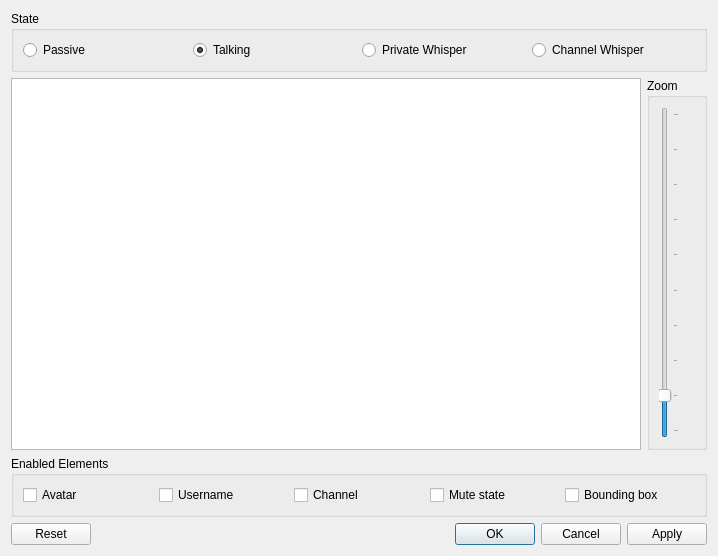
<?xml version="1.0" encoding="UTF-8"?>
<ui version="4.0">
 <class>OverlayEditor</class>
 <widget class="QDialog" name="OverlayEditor">
  <property name="geometry">
   <rect>
    <x>0</x>
    <y>0</y>
    <width>718</width>
    <height>556</height>
   </rect>
  </property>
  <property name="windowTitle">
   <string>Overlay Editor</string>
  </property>
  <property name="styleSheet">
   <string notr="true">font: 57 11pt &quot;Terminus (TTF)&quot;;</string>
  </property>
  <layout class="QGridLayout" name="gridLayout">
   <item row="0" column="0" colspan="2">
    <widget class="QGroupBox" name="qgbState">
     <property name="title">
      <string>State</string>
     </property>
     <layout class="QHBoxLayout" name="horizontalLayout">
      <item>
       <widget class="QRadioButton" name="qrbPassive">
        <property name="toolTip">
         <string>User is not talking</string>
        </property>
        <property name="text">
         <string>Passive</string>
        </property>
       </widget>
      </item>
      <item>
       <widget class="QRadioButton" name="qrbTalking">
        <property name="toolTip">
         <string>User is talking in your channel or a linked channel</string>
        </property>
        <property name="text">
         <string>Talking</string>
        </property>
        <property name="checked">
         <bool>true</bool>
        </property>
       </widget>
      </item>
      <item>
       <widget class="QRadioButton" name="qrbWhisper">
        <property name="toolTip">
         <string>User is whispering to you privately</string>
        </property>
        <property name="text">
         <string>Private Whisper</string>
        </property>
       </widget>
      </item>
      <item>
       <widget class="QRadioButton" name="qrbShout">
        <property name="toolTip">
         <string>User is shouting to your channel</string>
        </property>
        <property name="text">
         <string>Channel Whisper</string>
        </property>
       </widget>
      </item>
     </layout>
    </widget>
   </item>
   <item row="1" column="0">
    <widget class="QGraphicsView" name="qgvView">
     <property name="interactive">
      <bool>true</bool>
     </property>
     <property name="renderHints">
      <set>QPainter::Antialiasing|QPainter::SmoothPixmapTransform|QPainter::TextAntialiasing</set>
     </property>
    </widget>
   </item>
   <item row="1" column="1">
    <widget class="QGroupBox" name="qgbZoom">
     <property name="title">
      <string>Zoom</string>
     </property>
     <layout class="QVBoxLayout" name="verticalLayout">
      <item>
       <widget class="QSlider" name="qsZoom">
        <property name="toolTip">
         <string>Zoom Factor</string>
        </property>
        <property name="minimum">
         <number>1</number>
        </property>
        <property name="maximum">
         <number>10</number>
        </property>
        <property name="pageStep">
         <number>5</number>
        </property>
        <property name="value">
         <number>2</number>
        </property>
        <property name="orientation">
         <enum>Qt::Vertical</enum>
        </property>
        <property name="tickPosition">
         <enum>QSlider::TicksBelow</enum>
        </property>
        <property name="tickInterval">
         <number>1</number>
        </property>
       </widget>
      </item>
     </layout>
    </widget>
   </item>
   <item row="2" column="0" colspan="2">
    <widget class="QGroupBox" name="qgbElements">
     <property name="title">
      <string>Enabled Elements</string>
     </property>
     <layout class="QHBoxLayout" name="horizontalLayout_2">
      <item>
       <widget class="QCheckBox" name="qcbAvatar">
        <property name="toolTip">
         <string>User avatar, chosen by each user</string>
        </property>
        <property name="text">
         <string>Avatar</string>
        </property>
       </widget>
      </item>
      <item>
       <widget class="QCheckBox" name="qcbUser">
        <property name="toolTip">
         <string>User's name</string>
        </property>
        <property name="text">
         <string>Username</string>
        </property>
       </widget>
      </item>
      <item>
       <widget class="QCheckBox" name="qcbChannel">
        <property name="toolTip">
         <string>Name of user's channel, if outside your current channel</string>
        </property>
        <property name="text">
         <string>Channel</string>
        </property>
       </widget>
      </item>
      <item>
       <widget class="QCheckBox" name="qcbMutedDeafened">
        <property name="toolTip">
         <string>Muted or deafened</string>
        </property>
        <property name="text">
         <string>Mute state</string>
        </property>
       </widget>
      </item>
      <item>
       <widget class="QCheckBox" name="qcbBox">
        <property name="toolTip">
         <string>Bounding box, automatically shrunk to minimum size to contain all visible elements</string>
        </property>
        <property name="text">
         <string>Bounding box</string>
        </property>
       </widget>
      </item>
     </layout>
    </widget>
   </item>
   <item row="3" column="0" colspan="2">
    <widget class="QDialogButtonBox" name="qdbbBox">
     <property name="orientation">
      <enum>Qt::Horizontal</enum>
     </property>
     <property name="standardButtons">
      <set>QDialogButtonBox::Apply|QDialogButtonBox::Cancel|QDialogButtonBox::Ok|QDialogButtonBox::Reset</set>
     </property>
    </widget>
   </item>
  </layout>
 </widget>
 <tabstops>
  <tabstop>qrbPassive</tabstop>
  <tabstop>qrbTalking</tabstop>
  <tabstop>qrbWhisper</tabstop>
  <tabstop>qrbShout</tabstop>
  <tabstop>qcbAvatar</tabstop>
  <tabstop>qcbUser</tabstop>
  <tabstop>qcbChannel</tabstop>
  <tabstop>qcbMutedDeafened</tabstop>
  <tabstop>qcbBox</tabstop>
  <tabstop>qsZoom</tabstop>
  <tabstop>qgvView</tabstop>
  <tabstop>qdbbBox</tabstop>
 </tabstops>
 <resources/>
 <connections>
  <connection>
   <sender>qdbbBox</sender>
   <signal>accepted()</signal>
   <receiver>OverlayEditor</receiver>
   <slot>accept()</slot>
   <hints>
    <hint type="sourcelabel">
     <x>227</x>
     <y>538</y>
    </hint>
    <hint type="destinationlabel">
     <x>157</x>
     <y>274</y>
    </hint>
   </hints>
  </connection>
  <connection>
   <sender>qdbbBox</sender>
   <signal>rejected()</signal>
   <receiver>OverlayEditor</receiver>
   <slot>reject()</slot>
   <hints>
    <hint type="sourcelabel">
     <x>295</x>
     <y>544</y>
    </hint>
    <hint type="destinationlabel">
     <x>286</x>
     <y>274</y>
    </hint>
   </hints>
  </connection>
 </connections>
</ui>
